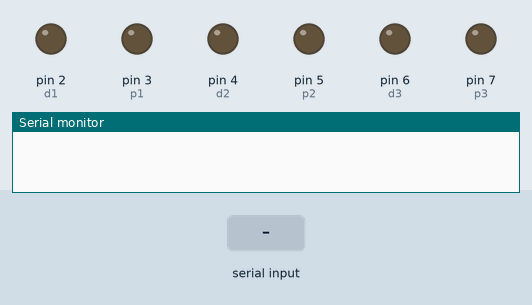
Bench run of a sketch on a simulated Arduino Uno, built with avr-gcc and run on an emulated ATmega328P. On the bench: output pins drawn as LEDs (lit = HIGH), the last lines printed to the serial monitor. The test bench sets the inputs (shaded band).

Above: at 1.2 s.
1.3 s: "90,45\n" received over Serial
At 1.7 s:
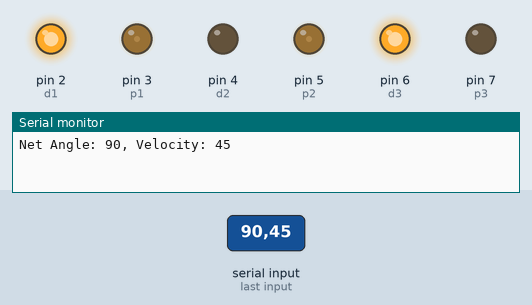
4.3 s: "30,150\n" received over Serial
At 5.2 s:
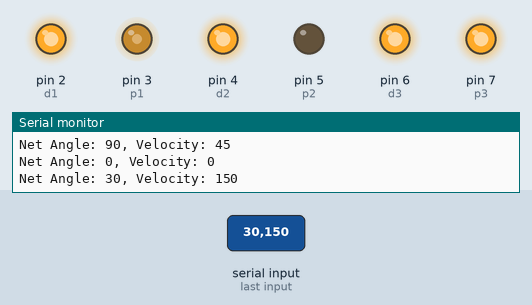
7.3 s: "1,90\n" received over Serial
At 8.6 s:
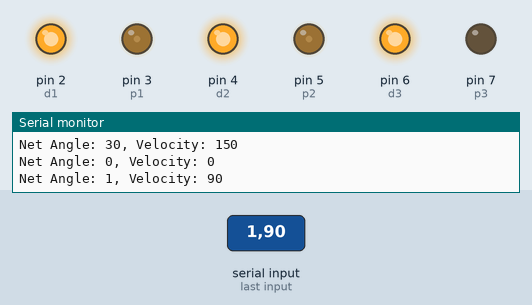
Timing chart, 0 to 10.8 s (numbered marks = the images above; inputs shaded):
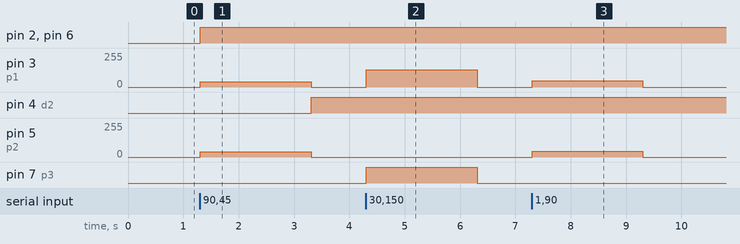

The sketch:

serialinput.ino
```cpp
#include <math.h>


  int d1 = 2;
  int p1 = 3;
  int d2 = 4;
  int p2 = 5;
  int d3 = 6;
  int p3 = 7;

  // front motor M1 : [dir:2, pwm:3]
  // left  motor M2 : [dir:4, pwm:5]
  // right motor M3 : [dir:6, pwm:7]

void setup() {

  Serial.begin(9600);

  pinMode(2,OUTPUT);
  pinMode(3,OUTPUT);
  pinMode(4,OUTPUT);
  pinMode(5,OUTPUT);
  pinMode(6,OUTPUT);
  pinMode(7,OUTPUT);

}

void loop() {

  int netAngle;
  int velocity;

  if (Serial.available() > 0) {

    netAngle = Serial.parseInt();
    velocity = Serial.parseInt();

    Serial.print("Net Angle: ");
    Serial.print(netAngle);
    Serial.print(", Velocity: ");
    Serial.println(velocity);

    omni3wheel(netAngle, velocity);
  }
}

void omni3wheel(int angle, int speed) {

  // Convert angle to radians

  float radianAngle = angle * PI / 180.0;

  // Calculate individual motor speeds based on omnibot control equations

  int m1 = speed * cos(radianAngle - PI/3);
  int m2 = speed * cos(radianAngle + PI/3);
  int m3 = speed * cos(radianAngle + 2*PI/3);

  // Set motor speeds

  analogWrite(p1,abs(m1));
  analogWrite(p2,abs(m2));
  analogWrite(p3,abs(m3));

  // Set motor directions based on input angle
  if (m1 >= 0)
  digitalWrite(d1,HIGH);
  else digitalWrite(d1,LOW);

  if (m2 >= 0)
  digitalWrite(d2,HIGH);
  else digitalWrite(d2,LOW);

  if (m1 >= 0)
  digitalWrite(d3,HIGH);
  else digitalWrite(d3,LOW);
}
```

Measured:
- after the input at 1.3 s, pin 2 (d1), pin 6 (d3): LOW → HIGH at once; pin 3 (p1), pin 5 (p2): 0/255 → 38/255 at once, → 0/255 2.0 s later; pin 4 (d2): LOW → HIGH after 2.0 s
- after the input at 4.3 s, pin 3 (p1): 0/255 → 129/255 at once, → 0/255 2.0 s later; pin 7 (p3): LOW → HIGH at once, → LOW 2.0 s later
- after the input at 7.3 s, pin 3 (p1): 0/255 → 46/255 at once, → 0/255 2.0 s later; pin 5 (p2): 0/255 → 43/255 at once, → 0/255 2.0 s later
